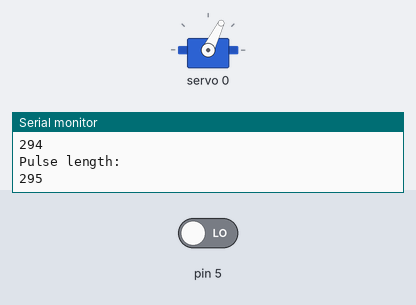
Bench run of a sketch on a simulated Arduino Uno, built with avr-gcc and run on an emulated ATmega328P. Parts: servo, the last lines printed to the serial monitor. Inputs (shaded band) come from the test bench; at power-on: pin 5 LOW.

Above: at 8.4 s.
8.5 s: pin 5 driven HIGH
At 25.0 s:
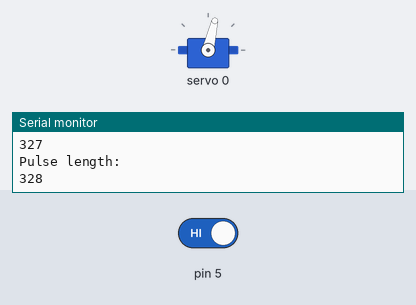
Timing chart, 0 to 26.5 s (numbered marks = the images above; inputs shaded):
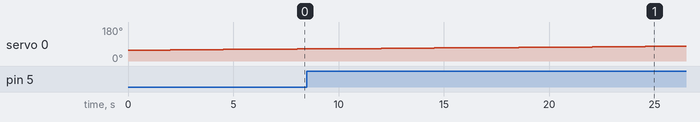

Measured:
- after the input at 8.5 s, servo 0: goes on until 24.6 s, then stays 77°

The sketch:

ServoMotorArchimedesScrew.ino
```cpp
//SERVO MOTOR ARCHIMEDES SCREW//
//This program runs on an Adafruit Featherwing

#include <Wire.h>
#include <Adafruit_PWMServoDriver.h>

// called this way, it uses the default address 0x40
Adafruit_PWMServoDriver pwm = Adafruit_PWMServoDriver();

bool sensor_passed = false;
#define METAL_DETECTED 0
#define SERVOMIN 150
#define SERVOMAX 600
#define SERVOSUPERMAX 4000
#define SERVOMED 375

void setup() {
  Serial.begin(9600);
  pwm.begin();
  pwm.setPWMFreq(60);
  // copied from servo demo code
  delay(10);
}

void loop() {
  delay(500);
  int sensor_ball = digitalRead(5);
  if (sensor_ball != METAL_DETECTED) {    //no metal detected
    pwm.setPWM(0, 0, 0); // do not run
    Serial.println("Not detected :(");

  } else {    // here, sensor_motor is detecting metal
    Serial.println("Detected :)");
    for (uint16_t pulselen = 280; pulselen < 330; pulselen+=1) {
    pwm.setPWM(0, 0, pulselen);
    Serial.println("Pulse length:");
    Serial.println(pulselen);
    delay(500);

    // note: at about pulselen ~ 340 the servo seems to switch direction,
    // with the servo rotating at different speeds around the switch point.

    }
  }
}
```
